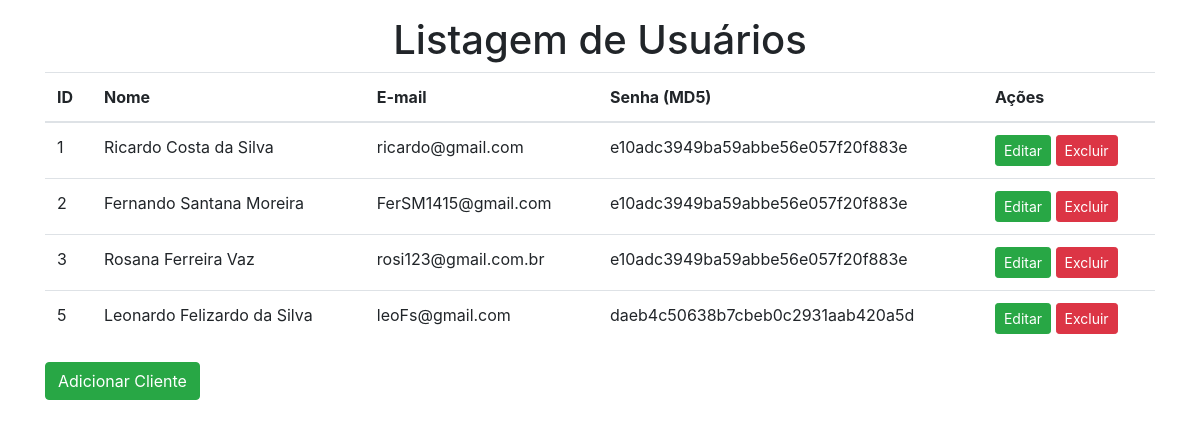
/app/views/home.php (signed in), run on the app's committed database.
### tables this page shows
CREATE TABLE `usuarios` (
  `id` int(11) NOT NULL,
  `nome` varchar(200) NOT NULL,
  `email` varchar(200) NOT NULL,
  `senha` varchar(200) NOT NULL
);

### app/dao/DBconnection.php (called while the page is built, shortened)
<?php
class DBconnection {
  public static function connect() {
    try {
      $conn = new PDO("mysql:host=localhost;dbname=crud/login;charset=utf8mb4", "root", "");
      $conn->setAttribute(PDO::ATTR_ERRMODE, PDO::ERRMODE_EXCEPTION);
      return $conn;
    } catch (PDOException $e) {
      echo "Erro de conexão: " . $e->getMessage();
    }
  }
}

### app/controllers/UsuarioController.php (called while the page is built, shortened)
<?php
class UsuarioController {
  public function get() {
    $dao = new UsuarioDao();
    $usuarios = $dao->get();
    return $usuarios;
  }
}

### app/dao/UsuarioDao.php (called while the page is built, shortened)
<?php
class UsuarioDao {
  private $conexao;
  public function __construct() {
    $this->conexao = DBconnection::connect();
  }
  public function get() {
    $sql = 'SELECT * FROM usuarios';
    $stmt = $this->conexao->prepare($sql);
    $stmt->execute();
    if ($stmt->rowCount() > 0) {
      $resultado = $stmt->fetchAll(PDO::FETCH_ASSOC);
      return $resultado;
    } else {
      return [];
    }
  }
}

### app/views/home.php (the view, shortened to what this page needs)
<?php
$usuario = new UsuarioController();
$usuarios = $usuario->get();
?>
<!DOCTYPE html>
<html lang="pt-br">
<head>
  <link rel="stylesheet" href="https://stackpath.bootstrapcdn.com/bootstrap/4.1.3/css/bootstrap.min.css">
</head>
<body>
  <main class="container pt-3 table-responsive">
    <h1 class="text-center">Listagem de Usuários</h1>
    <table class="table table-hover">
      <thead>
        <tr>
          <th>ID</th>
          <th>Nome</th>
          <th>E-mail</th>
          <th>Senha (MD5)</th>
          <th>Ações</th>
        </tr>
      </thead>
      <tbody>
        <?php foreach ($usuarios as $usuario) { ?>
          <tr>
            <td><?= $usuario['id']; ?></td>
            <td><?= $usuario['nome']; ?></td>
            <td><?= $usuario['email']; ?></td>
            <td><?= $usuario['senha']; ?></td>
            <td>
              <a href="./homeForm.php?id=<?= $usuario['id'] ?>" class="btn btn-success btn-sm">Editar</a>
              <a href="./homeForm.php?excluir&id=<?= $usuario['id'] ?>" class="btn btn-danger btn-sm">Excluir</a>
            </td>
          </tr>
        <?php } ?>
      </tbody>
    </table>
    <a href="homeForm.php" class="btn btn-success">Adicionar Cliente</a>
  </main>
</body>
</html>

### data on the page
usuarios: id "1", nome "Ricardo Costa da Silva", email "ricardo@gmail.com", senha "e10adc3949ba59abbe56e057f20f883e"
usuarios: id "2", nome "Fernando Santana Moreira", email "FerSM1415@gmail.com", senha "e10adc3949ba59abbe56e057f20f883e"
usuarios: id "3", nome "Rosana Ferreira Vaz", email "rosi123@gmail.com.br", senha "e10adc3949ba59abbe56e057f20f883e"
usuarios: id "5", nome "Leonardo Felizardo da Silva", email "leoFs@gmail.com", senha "daeb4c50638b7cbeb0c2931aab420a5d"
